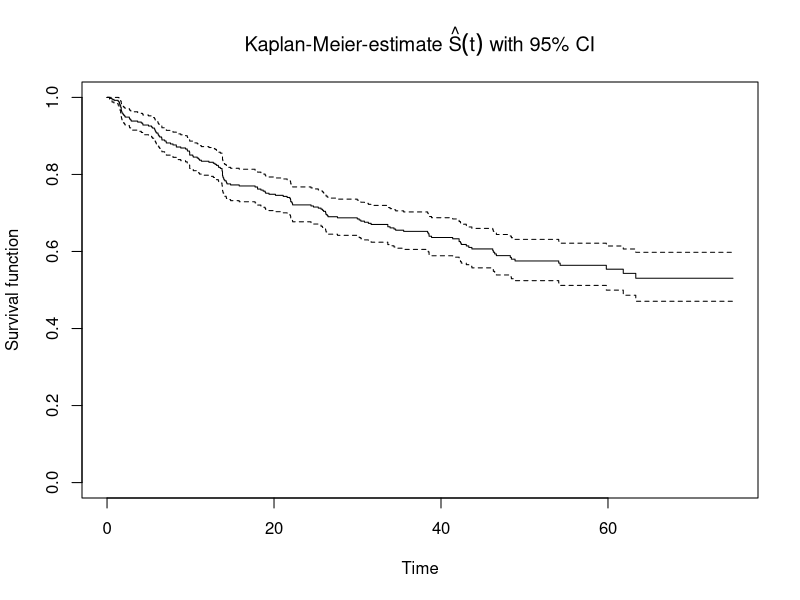
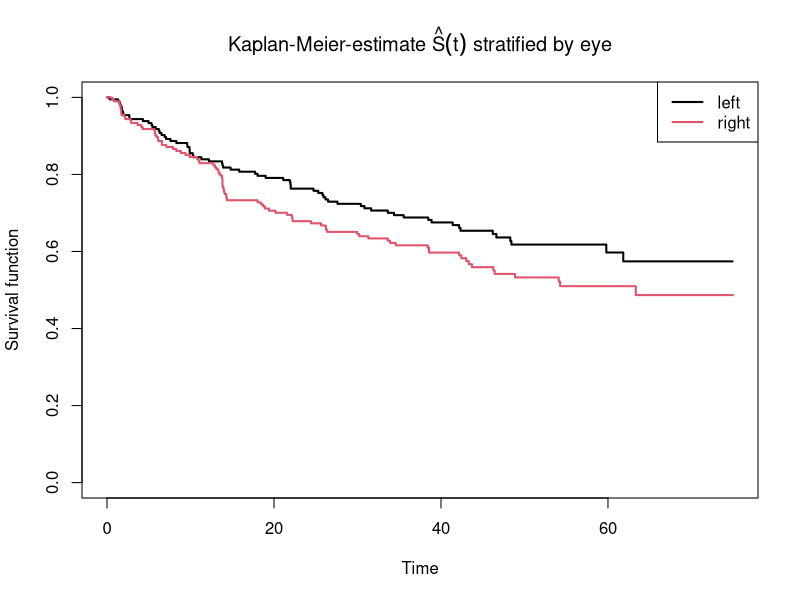

R code for these plots, in order:
## ---- chunk 1
library(survival)
## ---- chunk 2
data <- diabetic
head(data)
?diabetic
## ---- chunk 3
# compute the Kaplan Meier estimate of the survival function
KM <- survfit(Surv(time, status) ~ 1, data = data)

# Look at the results (in table form)
summary(KM)

# Look at the plot:
plot(KM, main = expression(paste("Kaplan-Meier-estimate ", hat(S)(t), " with 95% CI")), ylab = "Survival function", xlab = "Time")

# Stratify this by eye (1=left, 2=right):
str(data$eye)
KM2 <- survfit(Surv(time, status) ~ eye, data = data)
plot(KM2, main = expression(paste("Kaplan-Meier-estimate ", hat(S)(t), " stratified by eye")), ylab = "Survival function", xlab = "Time", lwd=2, col=1:2)
legend(x="topright", col = 1:2, lwd = 2, legend=c("left", "right"))

# perform log-rank test:
logrank <- survdiff(Surv(time, status) ~ eye, data = data)
# results:
logrank

